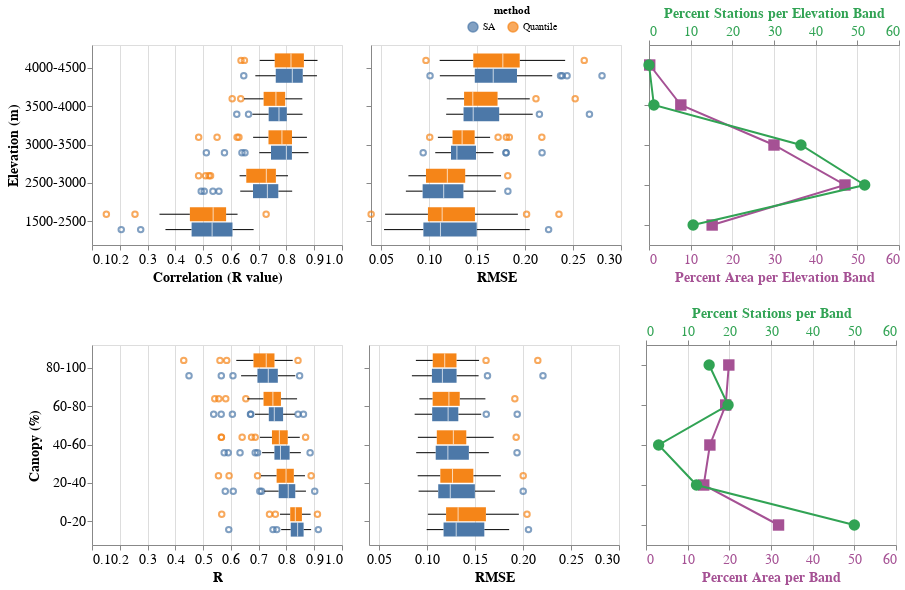

The notebook cell this image was saved under:
### Code cell
r_chart = alt.Chart(metrics_elev).mark_boxplot(extent=1).encode(
    alt.X("R:Q", title='Correlation (R value)').scale(zero=False).axis(labelFontSize=14, titleFontSize=14),
    alt.Y("elevation_band:O", sort=['SA','Quantile'], scale=alt.Scale(reverse=True), axis=alt.Axis(title='Elevation (m)',labelFontSize=14, titleFontSize=14)),
    alt.Color("method", sort=['SA','Quantile']),
    yOffset=alt.YOffset('method:N')   #, scale=alt.Scale(domain=(10000,0))
).properties(
    width=250,
    height=200
    )

md_chart = alt.Chart(metrics_elev).mark_boxplot(extent=1).encode(
    alt.X("MD:Q").scale(zero=False).axis(labelFontSize=14, titleFontSize=14),
    alt.Y("elevation_band:O", sort=['SA','Quantile'], scale=alt.Scale(reverse=True), axis=alt.Axis(labels=False, title=None,labelFontSize=14, titleFontSize=14)),
    alt.Color("method", sort=['SA','Quantile']),
    yOffset=alt.YOffset('method:N')
).properties(
    width=250,
    height=200
    )

rmse_chart = alt.Chart(metrics_elev).mark_boxplot(extent=1).encode(
    alt.X("RMSE:Q").scale(zero=False).axis(labelFontSize=14, titleFontSize=14),
    alt.Y("elevation_band:O", sort=['SA','Quantile'], scale=alt.Scale(reverse=True), axis=alt.Axis(labels=False, title=None,labelFontSize=14, titleFontSize=14)),
    alt.Color("method", sort=['SA','Quantile'], legend=alt.Legend(False)),
    yOffset=alt.YOffset('method:N')
).properties(
    width=250,
    height=200
    )

# , legend=alt.Legend(
#         orient='none',
#         legendX=375, legendY=-40,
#         direction='horizontal',
#         titleAnchor='middle')

# elev_base = alt.Chart(area_by_elev).encode(
#     alt.Y("elevation_band:O", scale=alt.Scale(reverse=True), axis=alt.Axis(labels=False, title=None,labelFontSize=14, titleFontSize=14))
# )

# elev_area = elev_base.mark_line(color='#a55194').encode(
#     alt.X('percent_area', scale=alt.Scale(domain=[0, 60])).axis(title='Percent Area per Elevation Band', titleColor='#a55194', labelColor='#a55194',labelFontSize=14, titleFontSize=14) #
# )

# elev_area = elev_area + elev_area.mark_circle(color='#a55194')

# elev_stations = elev_base.mark_line(point=True, color='#31a354').encode(
#     alt.X('percent_stations', scale=alt.Scale(domain=[0, 60])).axis(title='Percent Stations per Elevation Band', titleColor='#31a354', labelColor='#31a354',labelFontSize=14, titleFontSize=14)
# )

# elev_stations = elev_stations + elev_stations.mark_square(color='#31a354')

# elev_chart = alt.layer(elev_area, elev_stations).resolve_scale(
#     x='independent'
# ).properties(
#     width=250,
#     height=200
#     )

elev_base = alt.Chart(area_by_elev).encode(
    alt.Y("elevation_band:O", scale=alt.Scale(reverse=True), axis=alt.Axis(labels=False, title=None,labelFontSize=14, titleFontSize=14))
)

elev_area = elev_base.mark_line(point=False, color='#a55194').encode(
    alt.X('percent_area').axis(title='Percent Area per Elevation Band', titleColor='#a55194', labelColor='#a55194',labelFontSize=14, titleFontSize=14).scale(domain=(0,60)), 
    shape=alt.Shape() #
)

elev_area_pts = elev_base.mark_point(shape='square', color='#a55194', size=130, filled=True, fillOpacity=1).encode(
    alt.X('percent_area').scale(domain=(0,60)).axis(labels=False, title='', tickSize=0))

elev_stations = elev_base.mark_line(point=False, color='#31a354').encode(
    alt.X('percent_stations').scale(domain=(0,60)).axis(title='Percent Stations per Elevation Band', titleColor='#31a354', labelColor='#31a354',labelFontSize=14, titleFontSize=14)
)

elev_stations_pts = elev_base.mark_point(shape='circle', color='#31a354', size=130, filled=True, fillOpacity=1).encode(
    alt.X('percent_stations').scale(domain=(0,60)).axis(labels=False, title='', tickSize=0))

elev_chart = alt.layer(elev_area, elev_area_pts, elev_stations, elev_stations_pts).resolve_scale(
    x='independent'
).properties(
    width=250,
    height=200
    )
# )

# Canopy plot:
r_canopy = alt.Chart(metrics_canopy).mark_boxplot(extent=1).encode(
    alt.X("R:Q", scale=alt.Scale(domain=[0.1, 1.0])).axis(labelFontSize=14, titleFontSize=14),
    alt.Y("canopy_band:O", sort=['SA','Quantile'], scale=alt.Scale(reverse=True), axis=alt.Axis(title='Canopy (%)',labelFontSize=14, titleFontSize=14)),
    alt.Color("method", sort=['SA','Quantile']),
    yOffset=alt.YOffset('method:N')   #, scale=alt.Scale(domain=(10000,0))
).properties(
    width=250,
    height=200
    )

md_canopy = alt.Chart(metrics_canopy).mark_boxplot(extent=1).encode(
    alt.X("MD:Q", scale=alt.Scale(domain=[-0.25, 0.2])).axis(labelFontSize=14, titleFontSize=14),
    alt.Y("canopy_band:O", sort=['SA','Quantile'], scale=alt.Scale(reverse=True), axis=alt.Axis(labels=False, title=None,labelFontSize=14, titleFontSize=14)),
    alt.Color("method", sort=['SA','Quantile']),
    yOffset=alt.YOffset('method:N')
).properties(
    width=250,
    height=200
    )

rmse_canopy = alt.Chart(metrics_canopy).mark_boxplot(extent=1).encode(
    alt.X("RMSE:Q", scale=alt.Scale(domain=[0.04, 0.3])).axis(labelFontSize=14, titleFontSize=14),
    alt.Y("canopy_band:O", scale=alt.Scale(reverse=True), axis=alt.Axis(labels=False, title=None,labelFontSize=14, titleFontSize=14), sort=['SA','Quantile']),
    alt.Color("method", sort=['SA','Quantile'], legend=alt.Legend(
        orient='none',
        legendX=375, legendY=-40,
        direction='horizontal',
        titleAnchor='middle')),
    yOffset=alt.YOffset('method:N')
).properties(
    width=250,
    height=200
)

canopy_base = alt.Chart(area_by_canopy).encode(
    alt.Y("canopy_band:O", scale=alt.Scale(reverse=True), axis=alt.Axis(labels=False, title=None,labelFontSize=14, titleFontSize=14))
)

canopy_area = canopy_base.mark_line(point=False, color='#a55194').encode(
    alt.X('percent_area').axis(title='Percent Area per Band', titleColor='#a55194', labelColor='#a55194',labelFontSize=14, titleFontSize=14).scale(domain=(0,60)), 
    shape=alt.Shape() #
)

canopy_area_pts = canopy_base.mark_point(shape='square', color='#a55194', size=130, filled=True, fillOpacity=1).encode(
    alt.X('percent_area').scale(domain=(0,60)).axis(labels=False, title='', tickSize=0))

canopy_stations = canopy_base.mark_line(point=False, color='#31a354').encode(
    alt.X('percent_stations').scale(domain=(0,60)).axis(title='Percent Stations per Band', titleColor='#31a354', labelColor='#31a354',labelFontSize=14, titleFontSize=14)
)

canopy_stations_pts = canopy_base.mark_point(shape='circle', color='#31a354', size=130, filled=True, fillOpacity=1).encode(
    alt.X('percent_stations').scale(domain=(0,60)).axis(labels=False, title='', tickSize=0))

canopy_chart = alt.layer(canopy_area, canopy_area_pts, canopy_stations, canopy_stations_pts).resolve_scale(
    x='independent'
).properties(
    width=250,
    height=200
    )

concat = alt.vconcat(alt.hconcat(r_chart, rmse_chart, elev_chart), alt.hconcat(r_canopy, rmse_canopy, canopy_chart))
concat

### Figure 1 — Vega-Lite specification as saved in the notebook (floating-point values rounded to 4 significant figures; data arrays with more than 128 entries replaced by an {"elided": "..."} marker saying what was removed)
{"config": {"view": {"continuousWidth": 300, "continuousHeight": 300}}, "vconcat": [{"hconcat": [{"data": {"name": "data-4e61488af318d11684e141d9a4c883b6"}, "mark": {"type": "boxplot", "extent": 1}, "encoding": {"color": {"field": "method", "sort": ["SA", "Quantile"], "type": "nominal"}, "x": {"axis": {"labelFontSize": 14, "titleFontSize": 14}, "field": "R", "scale": {"zero": false}, "title": "Correlation (R value)", "type": "quantitative"}, "y": {"axis": {"labelFontSize": 14, "title": "Elevation (m)", "titleFontSize": 14}, "field": "elevation_band", "scale": {"reverse": true}, "sort": ["SA", "Quantile"], "type": "ordinal"}, "yOffset": {"field": "method", "type": "nominal"}}, "height": 200, "width": 250}, {"data": {"name": "data-4e61488af318d11684e141d9a4c883b6"}, "mark": {"type": "boxplot", "extent": 1}, "encoding": {"color": {"field": "method", "legend": {"aria": false}, "sort": ["SA", "Quantile"], "type": "nominal"}, "x": {"axis": {"labelFontSize": 14, "titleFontSize": 14}, "field": "RMSE", "scale": {"zero": false}, "type": "quantitative"}, "y": {"axis": {"labelFontSize": 14, "labels": false, "title": null, "titleFontSize": 14}, "field": "elevation_band", "scale": {"reverse": true}, "sort": ["SA", "Quantile"], "type": "ordinal"}, "yOffset": {"field": "method", "type": "nominal"}}, "height": 200, "width": 250}, {"layer": [{"mark": {"type": "line", "color": "#a55194", "point": false}, "encoding": {"shape": {}, "x": {"axis": {"title": "Percent Area per Elevation Band", "titleColor": "#a55194", "labelColor": "#a55194", "labelFontSize": 14, "titleFontSize": 14}, "field": "percent_area", "scale": {"domain": [0, 60]}, "type": "quantitative"}, "y": {"axis": {"labelFontSize": 14, "labels": false, "title": null, "titleFontSize": 14}, "field": "elevation_band", "scale": {"reverse": true}, "type": "ordinal"}}}, {"mark": {"type": "point", "color": "#a55194", "fillOpacity": 1, "filled": true, "shape": "square", "size": 130}, "encoding": {"x": {"axis": {"labels": false, "title": "", "tickSize": 0}, "field": "percent_area", "scale": {"domain": [0, 60]}, "type": "quantitative"}, "y": {"axis": {"labelFontSize": 14, "labels": false, "title": null, "titleFontSize": 14}, "field": "elevation_band", "scale": {"reverse": true}, "type": "ordinal"}}}, {"mark": {"type": "line", "color": "#31a354", "point": false}, "encoding": {"x": {"axis": {"title": "Percent Stations per Elevation Band", "titleColor": "#31a354", "labelColor": "#31a354", "labelFontSize": 14, "titleFontSize": 14}, "field": "percent_stations", "scale": {"domain": [0, 60]}, "type": "quantitative"}, "y": {"axis": {"labelFontSize": 14, "labels": false, "title": null, "titleFontSize": 14}, "field": "elevation_band", "scale": {"reverse": true}, "type": "ordinal"}}}, {"mark": {"type": "point", "color": "#31a354", "fillOpacity": 1, "filled": true, "shape": "circle", "size": 130}, "encoding": {"x": {"axis": {"labels": false, "title": "", "tickSize": 0}, "field": "percent_stations", "scale": {"domain": [0, 60]}, "type": "quantitative"}, "y": {"axis": {"labelFontSize": 14, "labels": false, "title": null, "titleFontSize": 14}, "field": "elevation_band", "scale": {"reverse": true}, "type": "ordinal"}}}], "data": {"name": "data-15d10d40ea9a17d97394e0e999cbca60"}, "height": 200, "resolve": {"scale": {"x": "independent"}}, "width": 250}]}, {"hconcat": [{"data": {"name": "data-aca62c6cbd045d5a28182f0442527dc6"}, "mark": {"type": "boxplot", "extent": 1}, "encoding": {"color": {"field": "method", "sort": ["SA", "Quantile"], "type": "nominal"}, "x": {"axis": {"labelFontSize": 14, "titleFontSize": 14}, "field": "R", "scale": {"domain": [0.1, 1.0]}, "type": "quantitative"}, "y": {"axis": {"labelFontSize": 14, "title": "Canopy (%)", "titleFontSize": 14}, "field": "canopy_band", "scale": {"reverse": true}, "sort": ["SA", "Quantile"], "type": "ordinal"}, "yOffset": {"field": "method", "type": "nominal"}}, "height": 200, "width": 250}, {"data": {"name": "data-aca62c6cbd045d5a28182f0442527dc6"}, "mark": {"type": "boxplot", "extent": 1}, "encoding": {"color": {"field": "method", "legend": {"direction": "horizontal", "legendX": 375, "legendY": -40, "orient": "none", "titleAnchor": "middle"}, "sort": ["SA", "Quantile"], "type": "nominal"}, "x": {"axis": {"labelFontSize": 14, "titleFontSize": 14}, "field": "RMSE", "scale": {"domain": [0.04, 0.3]}, "type": "quantitative"}, "y": {"axis": {"labelFontSize": 14, "labels": false, "title": null, "titleFontSize": 14}, "field": "canopy_band", "scale": {"reverse": true}, "sort": ["SA", "Quantile"], "type": "ordinal"}, "yOffset": {"field": "method", "type": "nominal"}}, "height": 200, "width": 250}, {"layer": [{"mark": {"type": "line", "color": "#a55194", "point": false}, "encoding": {"shape": {}, "x": {"axis": {"title": "Percent Area per Band", "titleColor": "#a55194", "labelColor": "#a55194", "labelFontSize": 14, "titleFontSize": 14}, "field": "percent_area", "scale": {"domain": [0, 60]}, "type": "quantitative"}, "y": {"axis": {"labelFontSize": 14, "labels": false, "title": null, "titleFontSize": 14}, "field": "canopy_band", "scale": {"reverse": true}, "type": "ordinal"}}}, {"mark": {"type": "point", "color": "#a55194", "fillOpacity": 1, "filled": true, "shape": "square", "size": 130}, "encoding": {"x": {"axis": {"labels": false, "title": "", "tickSize": 0}, "field": "percent_area", "scale": {"domain": [0, 60]}, "type": "quantitative"}, "y": {"axis": {"labelFontSize": 14, "labels": false, "title": null, "titleFontSize": 14}, "field": "canopy_band", "scale": {"reverse": true}, "type": "ordinal"}}}, {"mark": {"type": "line", "color": "#31a354", "point": false}, "encoding": {"x": {"axis": {"title": "Percent Stations per Band", "titleColor": "#31a354", "labelColor": "#31a354", "labelFontSize": 14, "titleFontSize": 14}, "field": "percent_stations", "scale": {"domain": [0, 60]}, "type": "quantitative"}, "y": {"axis": {"labelFontSize": 14, "labels": false, "title": null, "titleFontSize": 14}, "field": "canopy_band", "scale": {"reverse": true}, "type": "ordinal"}}}, {"mark": {"type": "point", "color": "#31a354", "fillOpacity": 1, "filled": true, "shape": "circle", "size": 130}, "encoding": {"x": {"axis": {"labels": false, "title": "", "tickSize": 0}, "field": "percent_stations", "scale": {"domain": [0, 60]}, "type": "quantitative"}, "y": {"axis": {"labelFontSize": 14, "labels": false, "title": null, "titleFontSize": 14}, "field": "canopy_band", "scale": {"reverse": true}, "type": "ordinal"}}}], "data": {"name": "data-36f6ac875c30874d168066bf1ede4aa0"}, "height": 200, "resolve": {"scale": {"x": "independent"}}, "width": 250}]}], "$schema": "https://vega.github.io/schema/vega-lite/v5.20.1.json", "datasets": {"data-4e61488af318d11684e141d9a4c883b6": {"elided": "320 records"}, "data-15d10d40ea9a17d97394e0e999cbca60": [{"elevation_band": [1500, 2500], "area_per_band": 11810.0, "stations_per_band": 9, "percent_area": 15.16, "percent_stations": 10.59}, {"elevation_band": [2500, 3000], "area_per_band": 36660.0, "stations_per_band": 44, "percent_area": 47.03, "percent_stations": 51.76}, {"elevation_band": [3000, 3500], "area_per_band": 23380.0, "stations_per_band": 31, "percent_area": 30.0, "percent_stations": 36.47}, {"elevation_band": [3500, 4000], "area_per_band": 5954.0, "stations_per_band": 1, "percent_area": 7.639, "percent_stations": 1.176}, {"elevation_band": [4000, 4500], "area_per_band": 134.2, "stations_per_band": 0, "percent_area": 0.1722, "percent_stations": 0.0}], "data-aca62c6cbd045d5a28182f0442527dc6": {"elided": "320 records"}, "data-36f6ac875c30874d168066bf1ede4aa0": [{"canopy_band": [0, 20], "area_per_band": 24700.0, "stations_per_band": 33, "percent_stations": 50.0, "percent_area": 31.81}, {"canopy_band": [20, 40], "area_per_band": 10760.0, "stations_per_band": 8, "percent_stations": 12.12, "percent_area": 13.85}, {"canopy_band": [40, 60], "area_per_band": 11910.0, "stations_per_band": 2, "percent_stations": 3.03, "percent_area": 15.33}, {"canopy_band": [60, 80], "area_per_band": 14850.0, "stations_per_band": 13, "percent_stations": 19.7, "percent_area": 19.12}, {"canopy_band": [80, 100], "area_per_band": 15440.0, "stations_per_band": 10, "percent_stations": 15.15, "percent_area": 19.88}]}}
